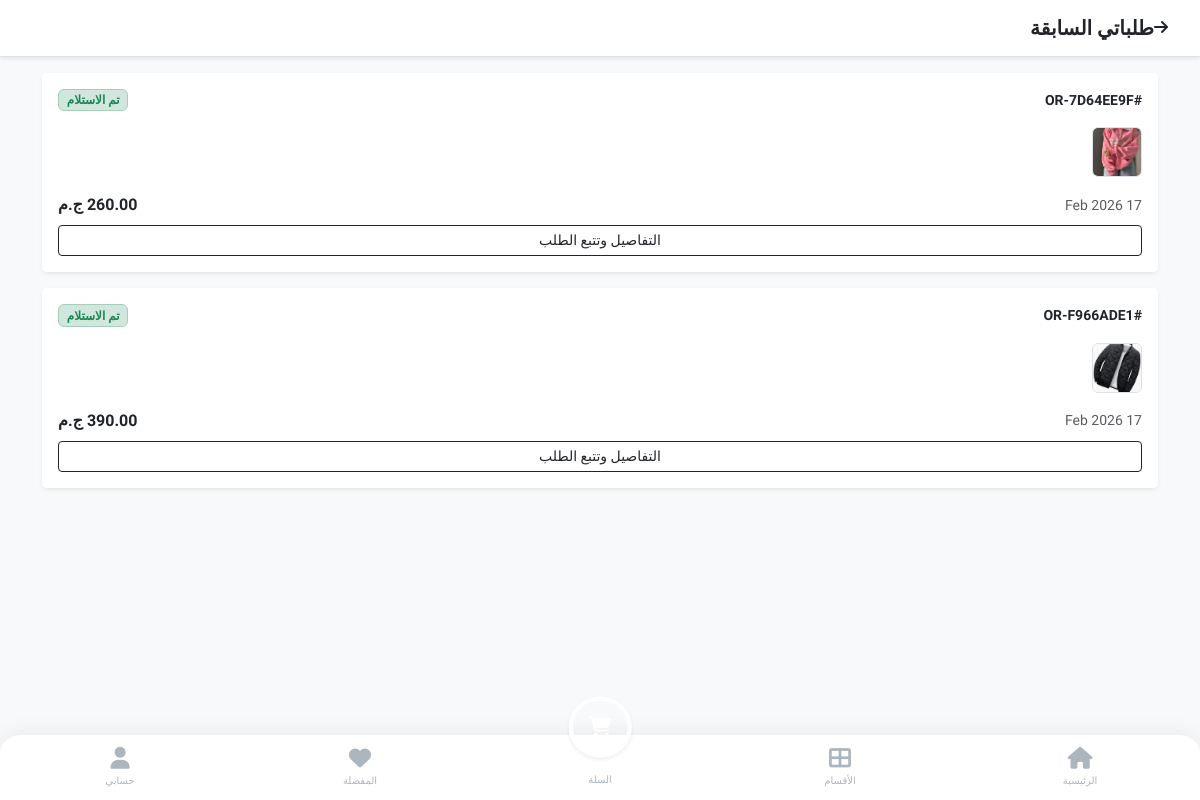
Before: /my-orders/ (signed in) with the older database file.
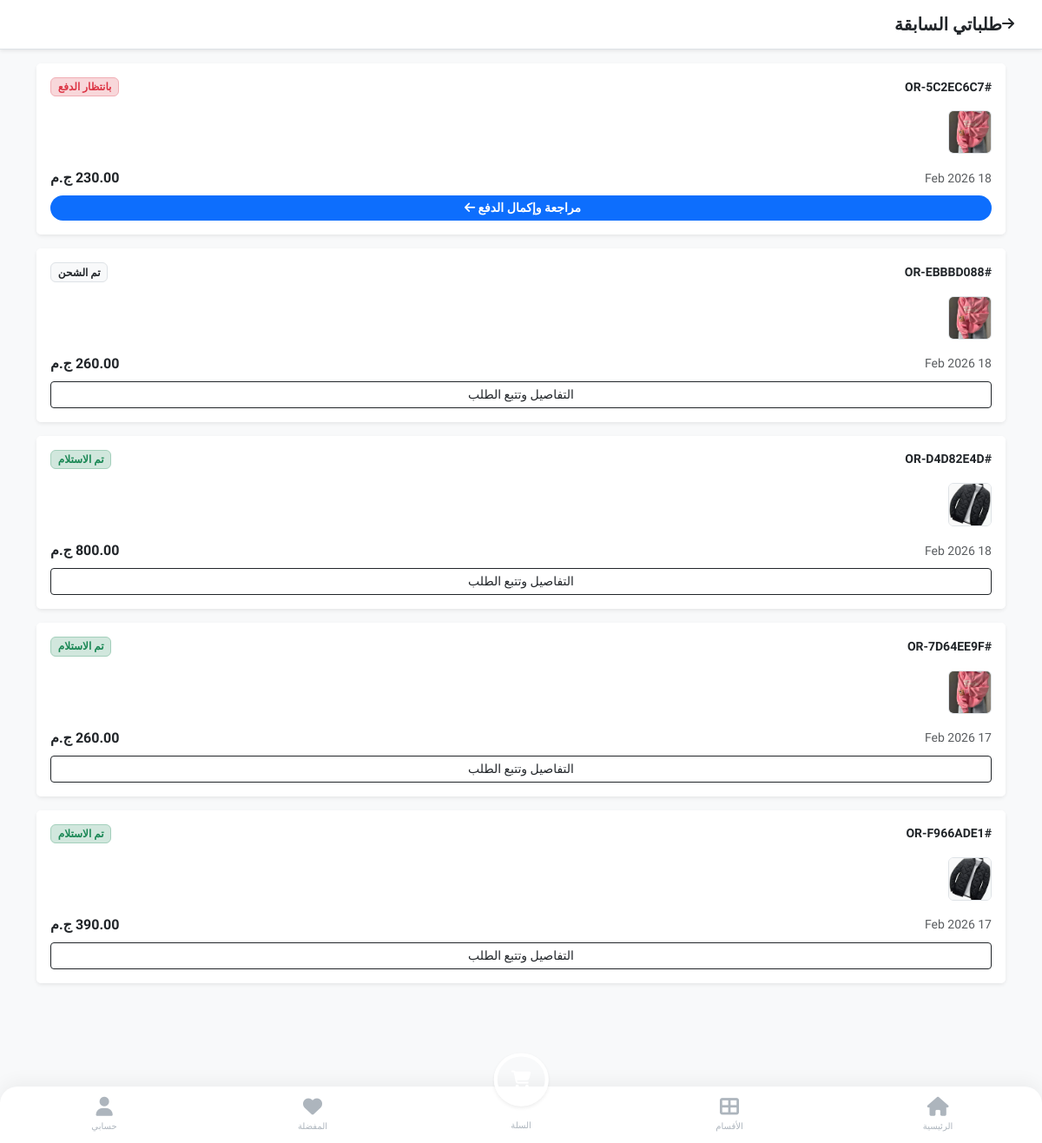
After: the same page with the newer database file.
### store/models.py (models this page shows, shortened)
class Order(models.Model):
    class Status(models.TextChoices):
        CART = "CART",
        WAITING_PAYMENT = "WAITING_PAYMENT", "بانتظار الدفع" # <--- جديد
        PENDING = "PENDING", "قيد الانتظار"
        APPROVED = "APPROVED", "تم التأكيد"
        SHIPPED = "SHIPPED", "تم الشحن"
        DELIVERED = "DELIVERED", "تم التسليم"
        RETURNED = "RETURNED", "مرتجع"
        CANCELLED = "CANCELLED", "ملغي"
    order_id = models.CharField(max_length=20, unique=True, editable=False, verbose_name="رقم الطلب")
    customer = models.ForeignKey(settings.AUTH_USER_MODEL, on_delete=models.PROTECT, related_name='orders', verbose_name="العميل")
    is_confirmed_by_customer = models.BooleanField(null=True, blank=True, verbose_name="تأكيد العميل")
    rejection_reason = models.TextField(blank=True, null=True, verbose_name="سبب الرفض")
    rating = models.PositiveIntegerField(default=0, verbose_name="التقييم (1-5)")
    merchant = models.ForeignKey(MerchantProfile, on_delete=models.PROTECT, null=True, blank=True, related_name='merchant_orders')    # تفاصيل العنوان (يتم حفظها كنص لضمان عدم تغيرها في السجلات التاريخية)
    shipping_address = models.TextField(verbose_name="عنوان الشحن")
    shipping_phone = models.CharField(max_length=15, verbose_name="رقم التواصل")
    total_products_price = models.DecimalField(max_digits=10, decimal_places=2, default=0, verbose_name="إجمالي المنتجات")
    shipping_cost = models.DecimalField(max_digits=10, decimal_places=2, default=0, verbose_name="تكلفة الشحن")
    platform_fees = models.DecimalField(max_digits=10, decimal_places=2, default=0, verbose_name="رسوم المنصة") # 3 EGP + 2.75%
    final_total = models.DecimalField(max_digits=10, decimal_places=2, default=0, verbose_name="الإجمالي النهائي")
    status = models.CharField(max_length=20, choices=Status.choices, default=Status.PENDING, verbose_name="حالة الطلب")
    created_at = models.DateTimeField(auto_now_add=True, verbose_name="تاريخ الطلب")
    governorate = models.ForeignKey(Governorate, on_delete=models.SET_NULL, null=True, blank=True, verbose_name="المحافظة")
    is_first_order = models.BooleanField(default=False, verbose_name="أول طلب (شحن مجاني)")
    class PaymentMethod(models.TextChoices):
        COD = "COD", "الدفع عند الاستلام"
        ONLINE = "ONLINE", "دفع إلكتروني (Paymob)"
    payment_method = models.CharField(max_length=10, choices=PaymentMethod.choices, default=PaymentMethod.COD, verbose_name="طريقة الدفع")

class OrderItem(models.Model):
    order = models.ForeignKey(Order, on_delete=models.CASCADE, related_name='items')
    product_size = models.ForeignKey(ProductSize, on_delete=models.PROTECT, verbose_name="المنتج (المقاس)")
    quantity = models.PositiveIntegerField(default=1, verbose_name="الكمية")
    commission = models.DecimalField(max_digits=10, decimal_places=2, default=0.00, verbose_name="عمولة المنصة")
    price_at_purchase = models.DecimalField(max_digits=10, decimal_places=2, verbose_name="السعر وقت الشراء", blank=True, null=True)
    merchant = models.ForeignKey(MerchantProfile, on_delete=models.PROTECT, verbose_name="التاجر", blank=True, null=True)

class ProductSize(models.Model):
    product = models.ForeignKey(Product, on_delete=models.CASCADE, related_name='variations') # غيرنا الاسم لـ variations ليكون أدق
    size_label = models.CharField(max_length=10, verbose_name="المقاس") # S, M, L
    color_label = models.CharField(max_length=30, verbose_name="اللون", default="Standard") # أحمر، أزرق
    stock_quantity = models.PositiveIntegerField(default=0, verbose_name="الكمية المتاحة")

class Product(models.Model):
    category = models.ForeignKey(Category, on_delete=models.SET_NULL, null=True, blank=True, related_name='products', verbose_name="القسم")
    merchant = models.ForeignKey(MerchantProfile, on_delete=models.CASCADE, related_name='products')
    name = models.CharField(max_length=200, verbose_name="اسم المنتج")
    description = models.TextField(verbose_name="وصف المنتج")
    base_price = models.DecimalField(max_digits=10, decimal_places=2, verbose_name="السعر الأساسي")
    image = models.ImageField(upload_to='products/', verbose_name="صورة المنتج الرئيسية")
    shipping_fee = models.DecimalField(max_digits=10, decimal_places=2, default=0, verbose_name="مصاريف الشحن")
    is_active = models.BooleanField(default=False, verbose_name="مفعل (موافقة المشرف)")
    created_at = models.DateTimeField(auto_now_add=True)
    admin_commission = models.DecimalField(max_digits=10, decimal_places=2, default=0.00, verbose_name="عمولة المنصة")

### store/views.py (the view)
# urls.py: path('my-orders/', views.my_orders, name='my_orders'),
@login_required
def my_orders(request):
    orders = Order.objects.filter(customer=request.user).exclude(status=Order.Status.CART).order_by('-created_at')
    return render(request, 'store/my_orders.html', {'orders': orders})

### store/context_processors.py (called while the page is built)
def site_settings(request):
    settings = SiteSetting.objects.first()
    return {'site_settings': settings}

### templates/store/my_orders.html
{% extends 'base.html' %}
{% block content %}
<div class="bg-white p-3 border-bottom shadow-sm d-flex align-items-center mb-3 sticky-top">
    <a href="{% url 'profile' %}" class="text-dark me-3"><i class="fas fa-arrow-right"></i></a>
    <h5 class="m-0 fw-bold">طلباتي السابقة</h5>
</div>
<div class="container pb-5">
    {% for order in orders %}
    <div class="card border-0 shadow-sm mb-3">
        <div class="card-header bg-white border-0 d-flex justify-content-between pt-3 align-items-center">
            <span class="fw-bold small">#{{ order.order_id }}</span>
            {% if order.status == 'WAITING_PAYMENT' %}
                <span class="badge bg-danger-subtle text-danger border border-danger-subtle">بانتظار الدفع</span>
            {% elif order.status == 'DELIVERED' %}
                <span class="badge bg-success-subtle text-success border border-success-subtle">تم الاستلام</span>
            {% else %}
                <span class="badge bg-light text-dark border">{{ order.get_status_display }}</span>
            {% endif %}
        </div>
        <div class="card-body py-2">
            <div class="d-flex overflow-auto mb-3" style="gap: 10px;">
                {% for item in order.items.all %}
                <img src="{{ item.product_size.product.image.url }}" class="rounded border" style="width: 50px; height: 50px; object-fit: cover; flex-shrink: 0;">
                {% endfor %}
            </div>
            <div class="d-flex justify-content-between align-items-center">
                <div class="text-muted small">
                    {{ order.created_at|date:"d M Y" }}
                </div>
                <div class="fw-bold text-dark">{{ order.final_total }} ج.م</div>
            </div>
        </div>
        <div class="card-footer bg-white border-0 pt-0 pb-3">
            {% if order.status == 'WAITING_PAYMENT' %}
                <a href="{% url 'customer_order_detail' order.id %}" class="btn btn-primary-app w-100 btn-sm fw-bold">
                    مراجعة وإكمال الدفع <i class="fas fa-arrow-left ms-1"></i>
                </a>
            {% else %}
                <a href="{% url 'customer_order_detail' order.id %}" class="btn btn-outline-dark w-100 btn-sm">
                    التفاصيل وتتبع الطلب
                </a>
            {% endif %}
        </div>
    </div>
    {% empty %}
    <div class="text-center py-5">
        <i class="fas fa-box-open fa-3x text-muted opacity-25 mb-3"></i>
        <p class="text-muted">لم تقم بأي طلبات بعد.</p>
        <a href="{% url 'home' %}" class="btn btn-primary-app px-4">تسوق الآن</a>
    </div>
    {% endfor %}
</div>
{% endblock %}

Changed rows visible on the page:
added Order: order_id "OR-5C2EC6C7", status "بانتظار الدفع", created_at "18 Feb 2026", final_total "230.00"
added OrderItem: product_size.product.image (picture), shown under "OR-5C2EC6C7"
added Order: order_id "OR-EBBBD088", status "تم الشحن", created_at "18 Feb 2026", final_total "260.00", shows "التفاصيل وتتبع الطلب"
added OrderItem: product_size.product.image (picture), shown under "OR-EBBBD088"
added Order: order_id "OR-D4D82E4D", status "تم الاستلام", created_at "18 Feb 2026", final_total "800.00"
added OrderItem: product_size.product.image (picture), shown under "OR-D4D82E4D"
